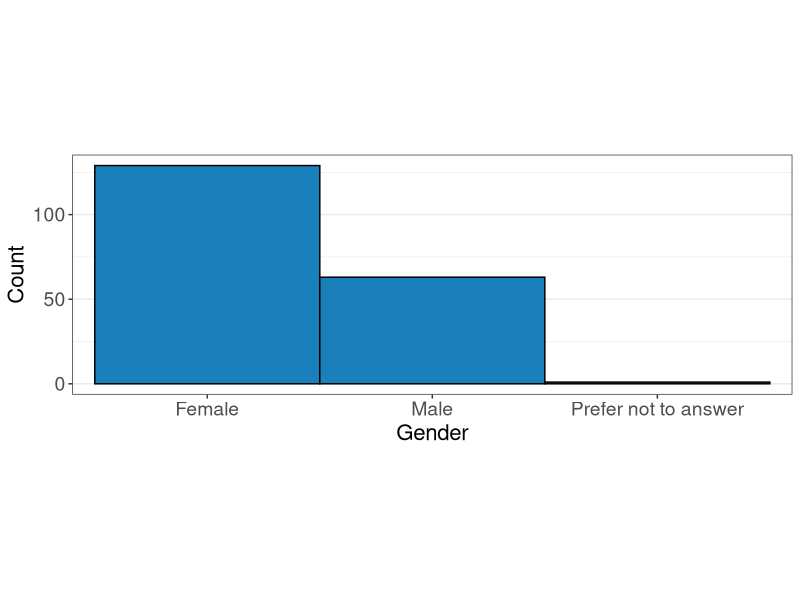
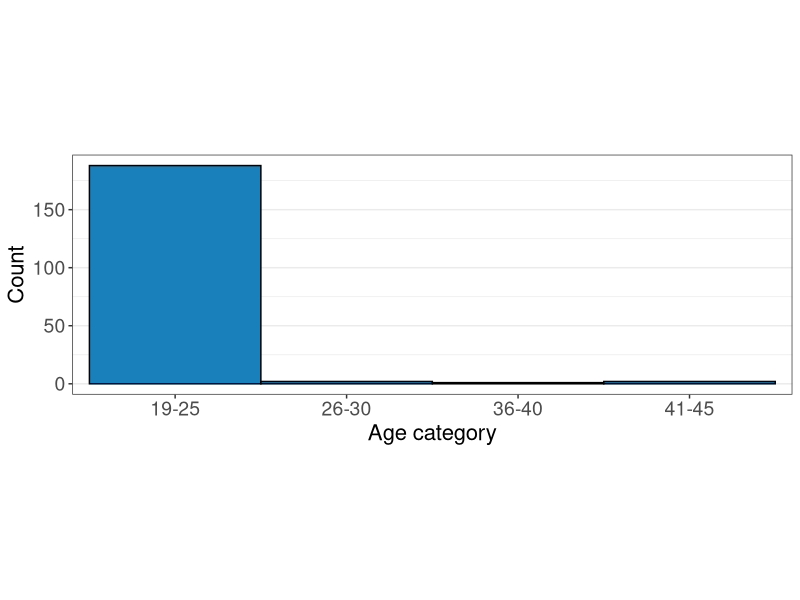
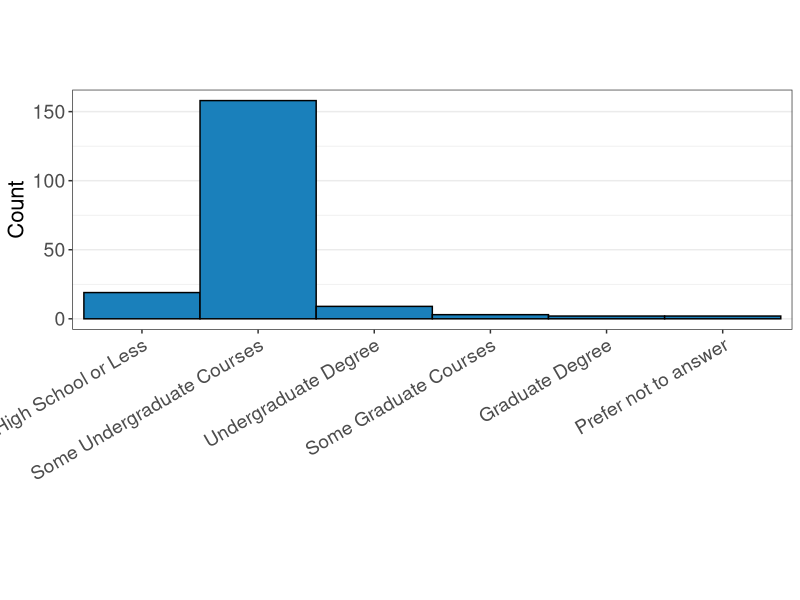
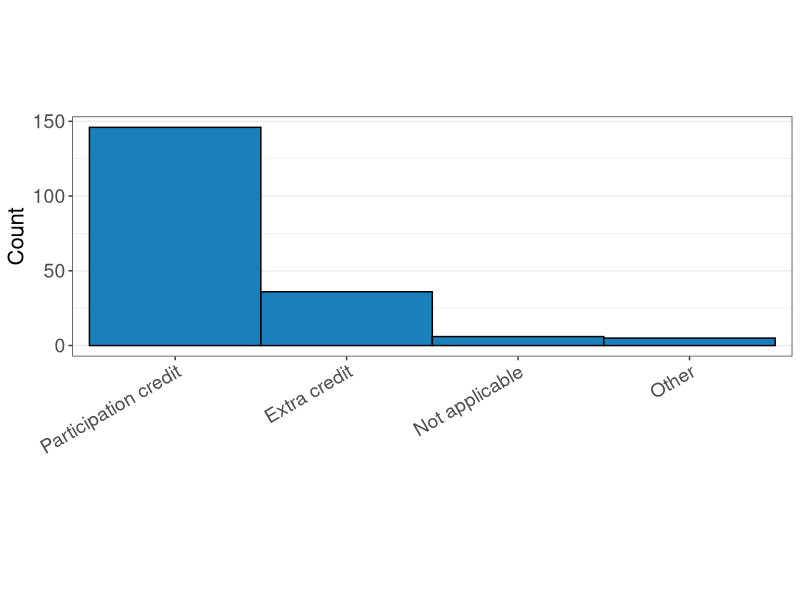
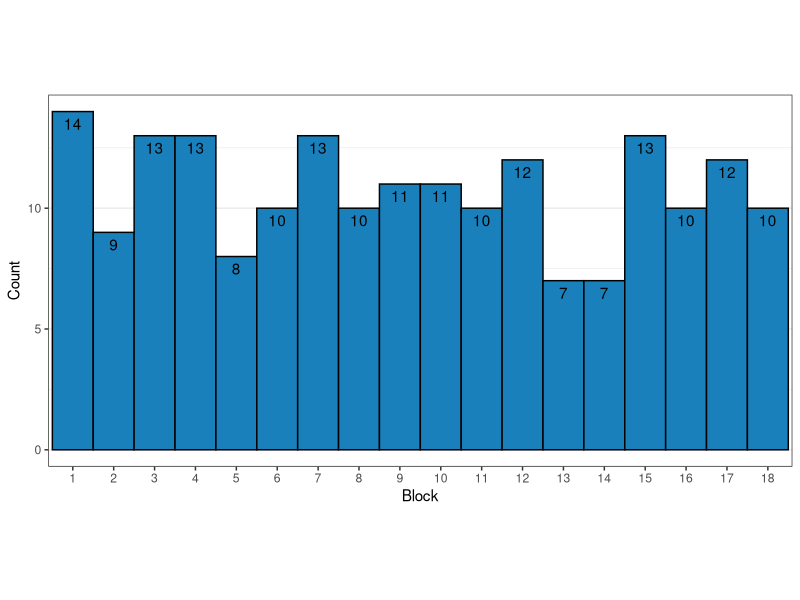
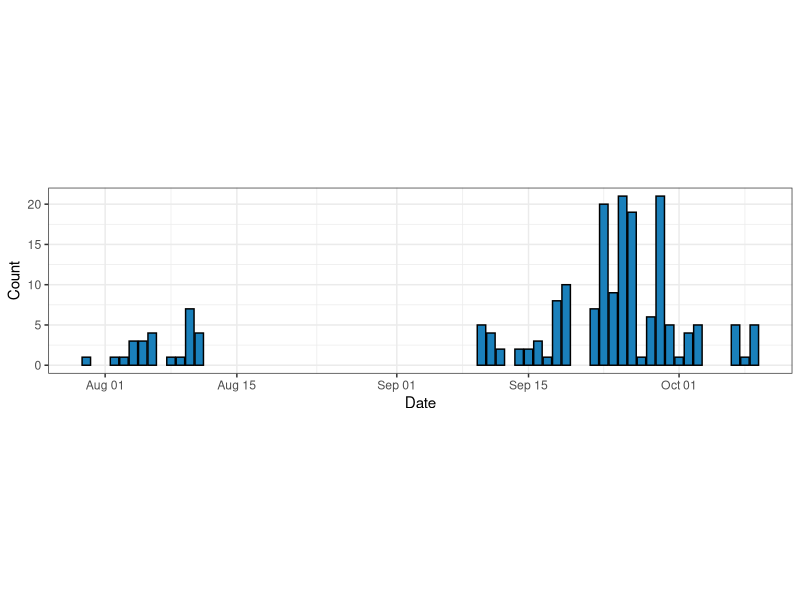
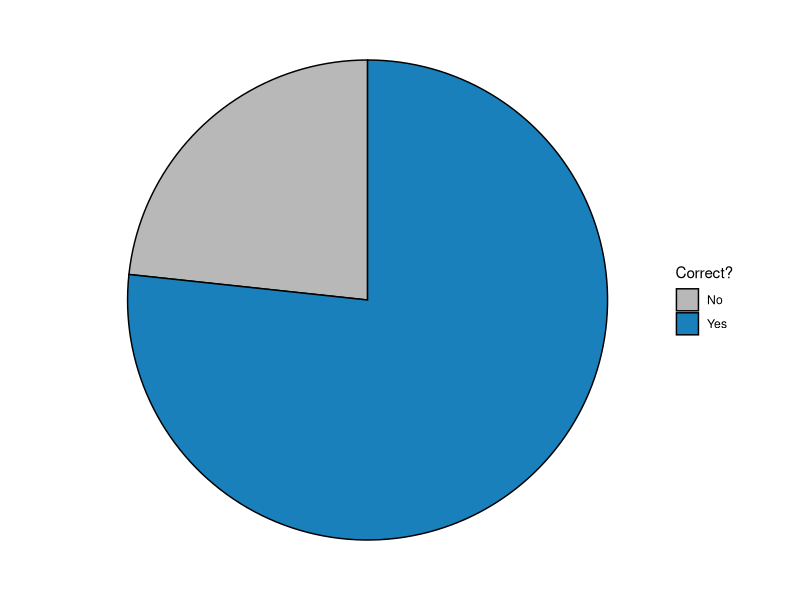
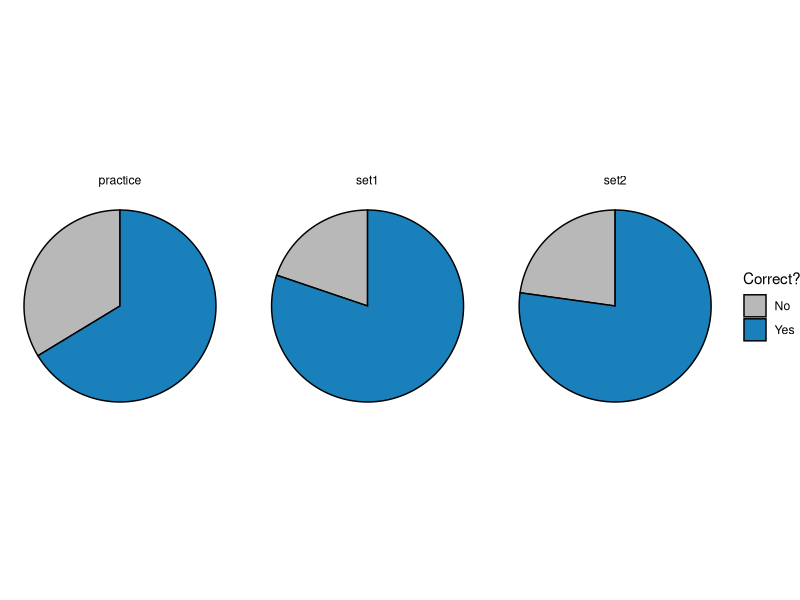

Write the R code that produced these figures, in order.
## ---- chunk 1
library(tidyverse)
theme_set(theme_bw() + theme(aspect.ratio = 1))
## ---- chunk 2
results <- read_csv("../_data/stat218fall2025.csv")
## ---- chunk 3
user_in_study <- results %>% 
  select(user_id, user_age, user_gender, user_education, user_reason) %>% 
  distinct()
## ---- chunk 4
#| label: fig-dem-gender
#| fig-cap: "Gender of experiment participants."


user_in_study %>% 
  ggplot(mapping = aes(x = user_gender)) + 
  geom_bar(fill = '#1a80bb', color = 'black', width = 1) + 
  labs(x = 'Gender', y = 'Count') + 
  theme(aspect.ratio = 1/3, 
        axis.text.x = element_text(size = 14),
        axis.text.y = element_text(size = 14),
        axis.title = element_text(size = 16),
        panel.grid.major.x = element_blank())
## ---- chunk 5
#| label: fig-dem-age
#| fig-cap: "Age categories of experiment participants."
user_in_study %>% 
  ggplot(mapping = aes(x = user_age)) + 
  geom_bar(fill = '#1a80bb', color = 'black', width = 1) + 
  labs(x = 'Age category', y = 'Count') + 
  theme(aspect.ratio = 1/3, 
        axis.text.x = element_text(size = 14),
        axis.text.y = element_text(size = 14),
        axis.title = element_text(size = 16),
        panel.grid.major.x = element_blank())
## ---- chunk 6
#| label: fig-dem-education
#| fig-cap: "Education level of experiment participants."
user_in_study %>% 
  ggplot(mapping = aes(x = factor(user_education, levels = c('High School or Less',
                                                             'Some Undergraduate Courses',
                                                             'Undergraduate Degree',
                                                             'Some Graduate Courses',
                                                             'Graduate Degree',
                                                             'Prefer not to answer')))) + 
  geom_bar(fill = '#1a80bb', color = 'black', width = 1) + 
  labs(x = '', y = 'Count') + 
  theme(aspect.ratio = 1/3, 
        axis.text.x = element_text(size = 14, angle = 30, hjust = 1),
        axis.text.y = element_text(size = 14),
        axis.title = element_text(size = 16),
        panel.grid.major.x = element_blank())
## ---- chunk 7
#| label: fig-dem-reason
#| fig-cap: "Reason for experiment participants."
user_in_study %>% 
  ggplot(mapping = aes(x = factor(user_reason, levels = c('Participation credit','Extra credit','Not applicable','Other')))) + 
  geom_bar(fill = '#1a80bb', color = 'black', width = 1) + 
  labs(x = '', y = 'Count') + 
  theme(aspect.ratio = 1/3, 
        axis.text.x = element_text(size = 14, angle = 30, hjust = 1),
        axis.text.y = element_text(size = 14),
        axis.title = element_text(size = 16),
        panel.grid.major.x = element_blank())
## ---- chunk 8
used_blocks <- results %>% 
  group_by(block, user_id) %>% 
  nest() %>% 
  group_by(block) %>% 
  count()

used_blocks %>% 
  ggplot(mapping = aes(x = factor(block), y = n)) + 
  geom_col(width = 1, fill = '#1a80bb', color = 'black') + 
  geom_text(aes(label = n, y = n - .5)) + 
  theme(aspect.ratio = 1/2) + 
  # scale_x_continuous(breaks = 1:18) + 
  labs(x = 'Block', y = 'Count') + 
  theme(panel.grid.major.x = element_blank())
## ---- chunk 9
#| label: fig-overtime
#| fig-cap: "Participation over time."
results %>% 
  mutate(date = as_datetime(start_time),
         date = as_date(date)) %>% 
  group_by(user_id, date) %>% 
  nest() %>% 
  group_by(date) %>% 
  count() %>% 
  ggplot(mapping = aes(x = date, y = n)) + 
  geom_col(fill = '#1a80bb', color = 'black') + 
  labs(x = 'Date', y = 'Count') + 
  theme(aspect.ratio = 1/4)
## ---- chunk 10
#| label: fig-q1-overall
#| fig-cap: "Percentage of correct responses to Question 1."
ggplot(results, mapping = aes(x = '', fill = q1_correct)) + 
  geom_bar(color = 'black') + 
  coord_polar('y') + 
  labs(fill = 'Correct?') + 
  scale_fill_manual(values = c('TRUE'='#1a80bb',
                               'FALSE'='#b8b8b8'),
                    labels = c("No", "Yes")) + 
  theme_void()
## ---- chunk 11
#| label: fig-q1-byset
#| fig-cap: "Percentage of correct answers by heat map dataset."
ggplot(results, mapping = aes(x = '', fill = q1_correct)) + 
  geom_bar(color = 'black', position = position_fill()) + 
  coord_polar('y') + 
  labs(fill = 'Correct?') + 
  scale_fill_manual(values = c('TRUE'='#1a80bb',
                               'FALSE'='#b8b8b8'),
                    labels = c("No", "Yes")) + 
  theme_void() + 
  facet_grid(.~set, scales = 'free')
## ---- chunk 12
#| label: fig-q1-bymedia
#| fig-cap: "Percentage of correct answers by media type."
ggplot(results, mapping = aes(x = '', fill = q1_correct)) + 
  geom_bar(color = 'black', position = position_fill()) + 
  coord_polar('y') + 
  labs(fill = 'Correct?') + 
  scale_fill_manual(values = c('TRUE'='#1a80bb',
                               'FALSE'='#b8b8b8'),
                    labels = c("No", "Yes")) + 
  theme_void() + 
  facet_grid(.~media, scales = 'free')
## ---- chunk 13
#| label: fig-q1-bypairid
#| fig-cap: "Percentage of correct answers by stimuli pair identifier."
ggplot(results, mapping = aes(x = '', fill = q1_correct)) + 
  geom_bar(color = 'black', position = position_fill()) + 
  coord_polar('y') + 
  labs(fill = 'Correct?') + 
  scale_fill_manual(values = c('TRUE'='#1a80bb',
                               'FALSE'='#b8b8b8'),
                    labels = c("No", "Yes")) + 
  theme_void() + 
  facet_wrap(~pair_id, scales = 'free')
## ---- chunk 14
#| label: fig-q1-byall
#| fig-cap: "Percentage of correct answers by all treatment levels."
ggplot(results, mapping = aes(x = '', fill = q1_correct)) + 
  geom_bar(color = 'black', position = position_fill()) + 
  coord_polar('y') + 
  labs(fill = 'Correct?') + 
  scale_fill_manual(values = c('TRUE'='#1a80bb',
                               'FALSE'='#b8b8b8'),
                    labels = c("No", "Yes")) + 
  theme_void() + 
  theme(legend.position = 'bottom') +
  facet_grid(set + media~pair_id)
